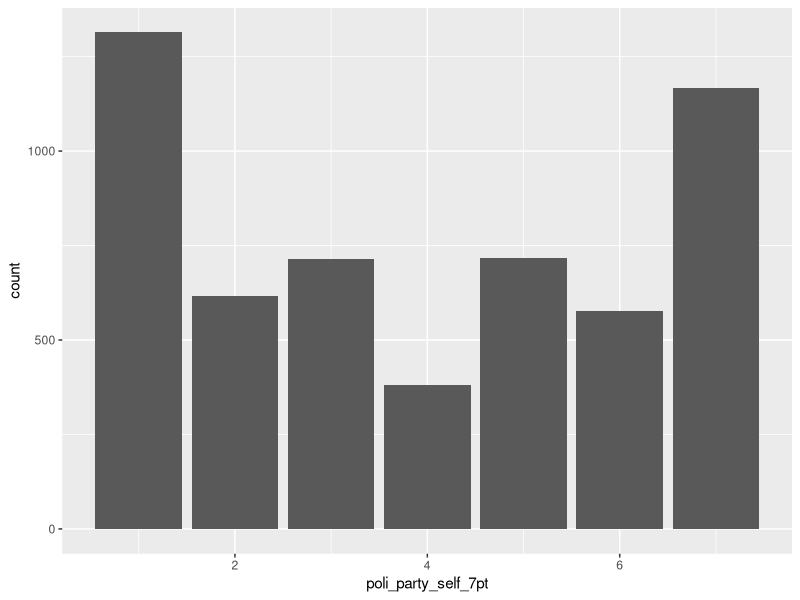
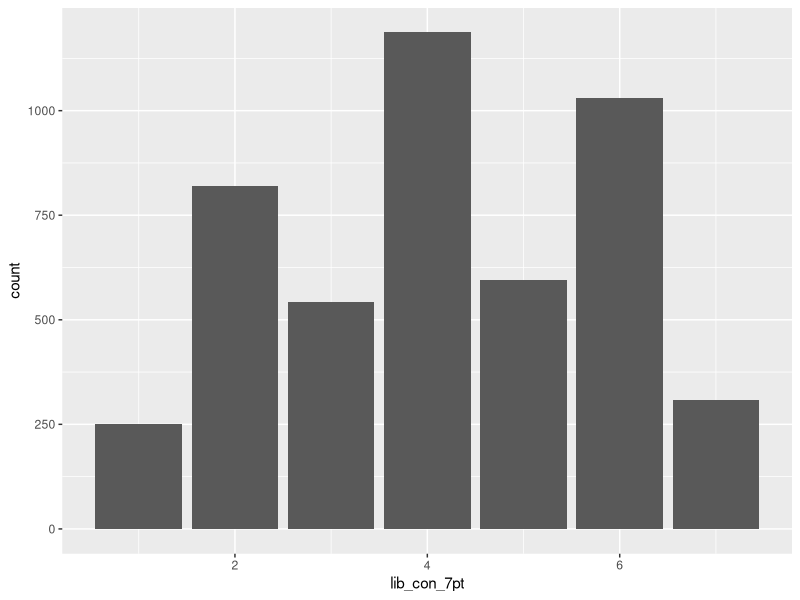
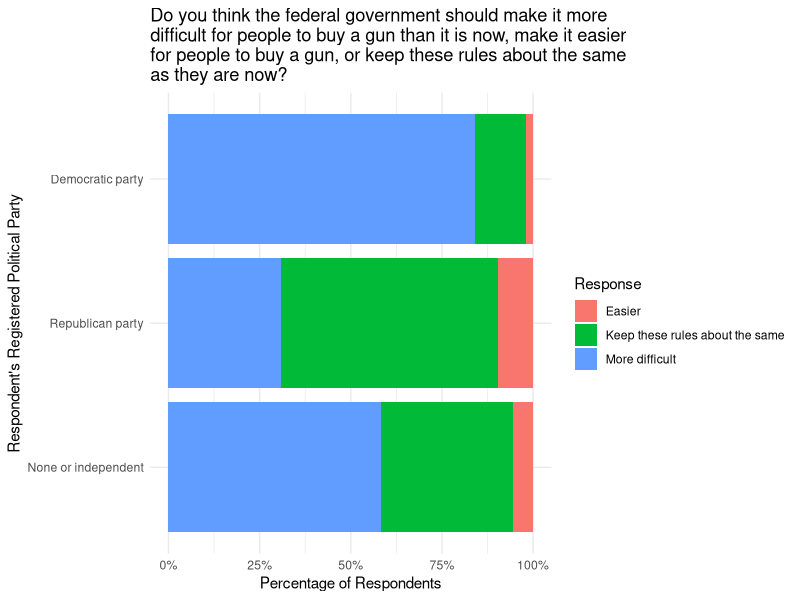
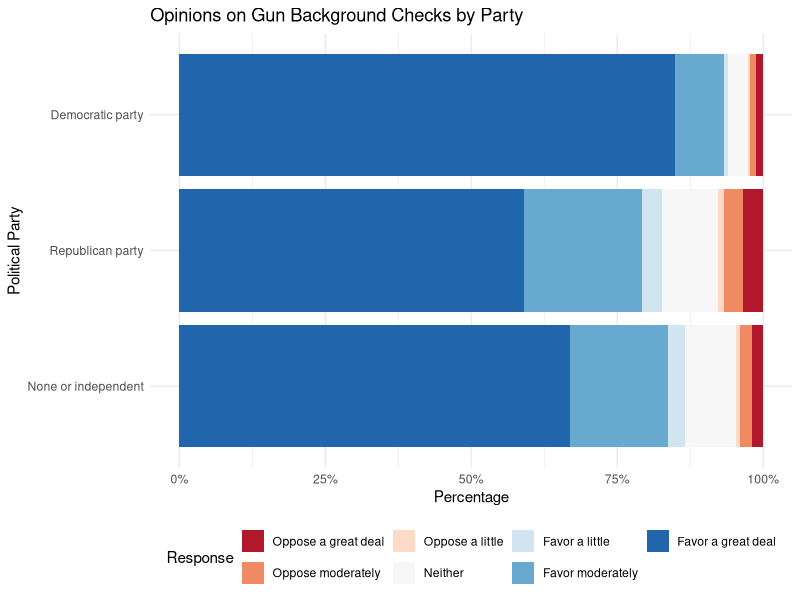
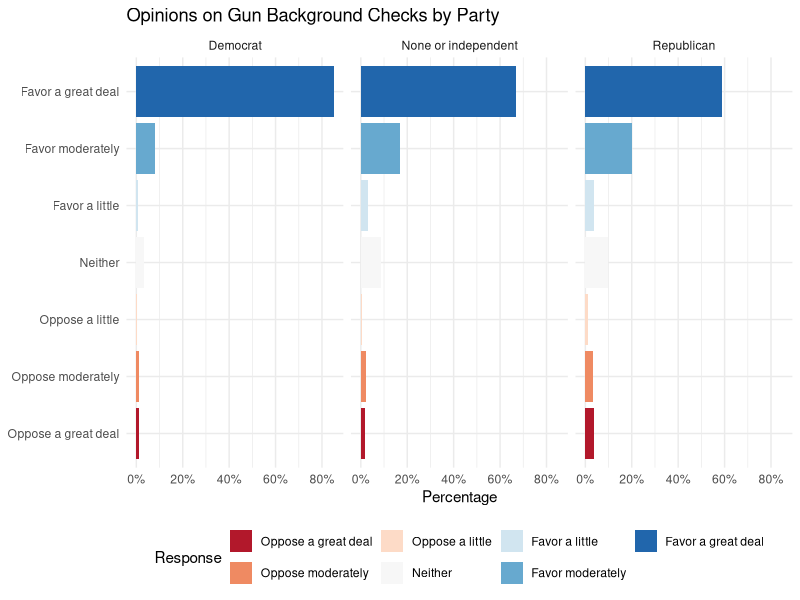
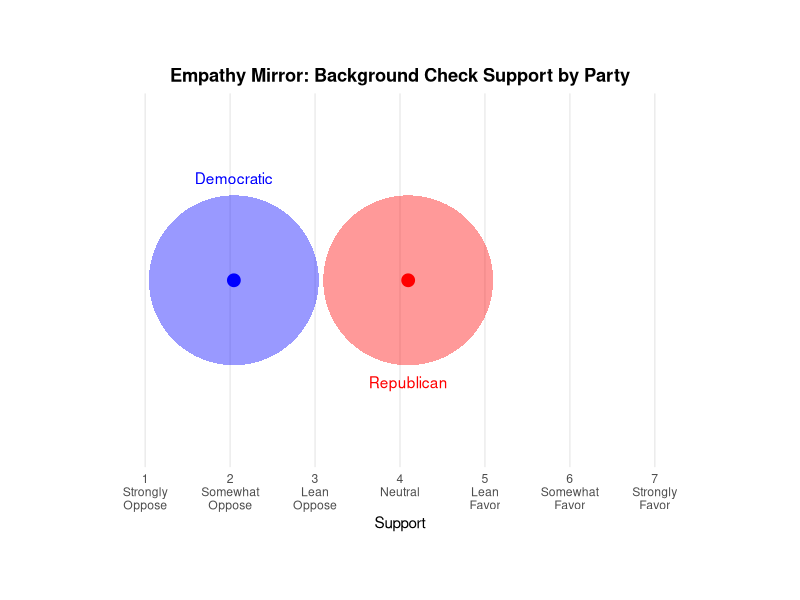
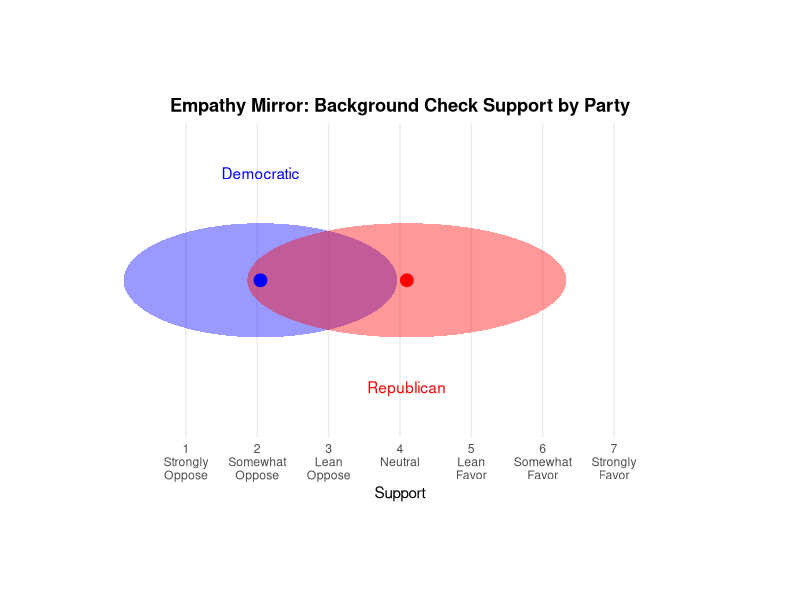
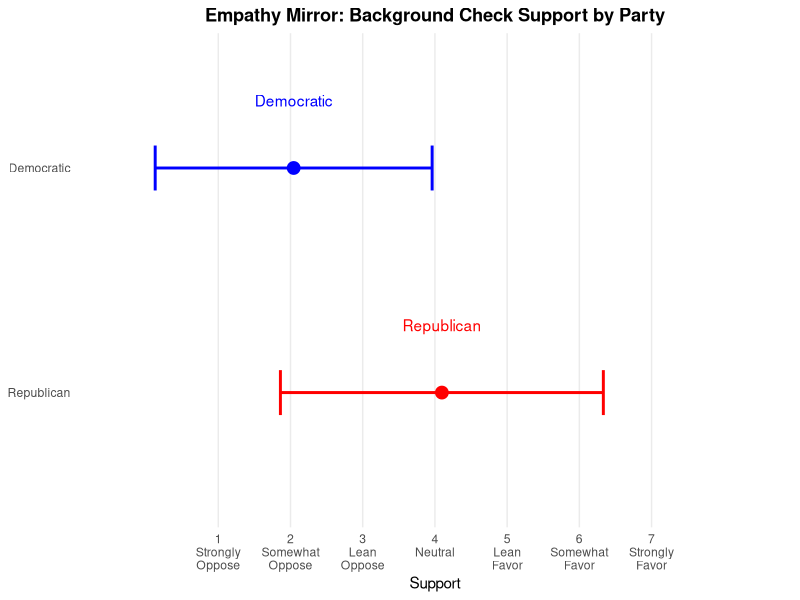

Reproduce these figures in R, in order.
## ---- chunk 1
#| label: packages
#| message: FALSE

library(tidyverse)
library(readr)
library(survey)
library(ggplot2)
library(scales)
library(dplyr)
library(ggforce)
library(ggridges)
## ---- chunk 2
#| label: data
#| message: FALSE
#| warning: FALSE

anes_2024_clean <- read_csv("../data/anes_2024_clean.csv")
## ---- chunk 3
#| label: eda

anes_2024_clean |>
  count(poli_party_self_7pt)

anes_2024_clean |>
  filter(poli_party_self_7pt > 0) |>
  ggplot(aes(x = poli_party_self_7pt)) +
  geom_bar()

anes_2024_clean |>
  filter(lib_con_7pt > 0) |>
  filter(lib_con_7pt < 90) |>
  ggplot(aes(x = lib_con_7pt)) +
  geom_bar()

anes_2024_clean |>
  filter(gun_difficulty > 0) |>
  filter(poli_party_reg > 0) |>
  filter(poli_party_reg < 5) |>
  mutate(
  gun_difficulty = case_when(
    gun_difficulty == 1 ~ "More difficult", 
    gun_difficulty == 2 ~ "Easier", 
    gun_difficulty == 3 ~ "Keep these rules about the same"
  ),
  gun_difficulty = factor(gun_difficulty, levels = c(
    "Easier", 
    "Keep these rules about the same", 
    "More difficult"
  )),
  poli_party_reg = case_when(
    poli_party_reg == 1 ~ "Democratic party",
    poli_party_reg == 2 ~ "Republican party",
    poli_party_reg == 4 ~ "None or independent"
  ), 
  poli_party_reg = factor(poli_party_reg, levels = c(
    "None or independent",
    "Republican party",
    "Democratic party"
  ))
  ) |>
  ggplot(aes(y = poli_party_reg, fill = gun_difficulty)) +
  geom_bar(position = "fill") +
  theme_minimal() +
  scale_x_continuous(labels = label_percent()) +
  labs(
    title = "Do you think the federal government should make it more
difficult for people to buy a gun than it is now, make it easier
for people to buy a gun, or keep these rules about the same
as they are now?", 
  x = "Percentage of Respondents", 
  y = "Respondent's Registered Political Party", 
  fill = "Response"
  ) 
## ---- chunk 4
#| label: gun-plots

anes_2024_clean |>
  filter(gun_background_checks > 0) |>
  filter(poli_party_reg %in% c(1, 2, 4)) |>
  mutate(
  gun_background_checks = case_when(
      gun_background_checks == 1 ~ "Favor a great deal",
      gun_background_checks == 2 ~ "Favor moderately",
      gun_background_checks == 3 ~ "Favor a little",
      gun_background_checks == 4 ~ "Neither",
      gun_background_checks == 5 ~ "Oppose a little",
      gun_background_checks == 6 ~ "Oppose moderately",
      gun_background_checks == 7 ~ "Oppose a great deal"
    ),
    gun_background_checks = factor(gun_background_checks, levels = c(
      "Oppose a great deal",
      "Oppose moderately",
      "Oppose a little",
      "Neither",
      "Favor a little",
      "Favor moderately",
      "Favor a great deal"
    )),
  poli_party_reg = case_when(
    poli_party_reg == 1 ~ "Democratic party",
    poli_party_reg == 2 ~ "Republican party",
    poli_party_reg == 4 ~ "None or independent"
  ), 
  poli_party_reg = factor(poli_party_reg, levels = c(
    "None or independent",
    "Republican party",
    "Democratic party"
  ))
  ) |>
  ggplot(aes(y = poli_party_reg, fill = gun_background_checks)) +
  geom_bar(position = "fill") +
  scale_x_continuous(labels = label_percent()) +
  scale_fill_brewer(palette = "RdBu") +
  labs(
    title = "Opinions on Gun Background Checks by Party", 
    x = "Percentage", 
    y = "Political Party", 
    fill = "Response"
  ) +
  theme_minimal() +
  theme(legend.position = "bottom")



anes_2024_clean |>
  filter(between(gun_background_checks, 1, 7)) |>
  filter(poli_party_reg %in% c(1, 2, 4)) |>
  mutate(
    gun_background_checks = case_when(
      gun_background_checks == 1 ~ "Favor a great deal",
      gun_background_checks == 2 ~ "Favor moderately",
      gun_background_checks == 3 ~ "Favor a little",
      gun_background_checks == 4 ~ "Neither",
      gun_background_checks == 5 ~ "Oppose a little",
      gun_background_checks == 6 ~ "Oppose moderately",
      gun_background_checks == 7 ~ "Oppose a great deal"
    ),
    gun_background_checks = factor(gun_background_checks, levels = c(
      "Oppose a great deal",
      "Oppose moderately",
      "Oppose a little",
      "Neither",
      "Favor a little",
      "Favor moderately",
      "Favor a great deal"
    )),
    poli_party_reg = case_when(
      poli_party_reg == 1 ~ "Democrat",
      poli_party_reg == 4 ~ "None or independent",
      poli_party_reg == 2 ~ "Republican"
    )
  ) |>
  count(poli_party_reg, gun_background_checks) |>
  group_by(poli_party_reg) |>
  mutate(percent = n / sum(n)) |>
  ggplot(aes(x = percent, y = gun_background_checks, fill = gun_background_checks)) +
  geom_bar(stat = "identity", position = "stack") +
  facet_wrap(~ poli_party_reg, nrow = 1) +
  scale_x_continuous(labels = label_percent()) +
  scale_fill_brewer(palette = "RdBu") +
  labs(
    title = "Opinions on Gun Background Checks by Party",
    x = "Percentage",
    y = NULL,
    fill = "Response"
  ) +
  theme_minimal() +
  theme(legend.position = "bottom")


anes_2024_clean |>
  filter(between(gun_background_checks, 1, 7)) |>
  filter(poli_party_reg %in% c(1, 2, 4)) |>
  mutate(
    party = case_when(
      poli_party_reg == 1 ~ "Democrat",
      poli_party_reg == 2 ~ "Republican",
      poli_party_reg == 4 ~ "None or independent"
    )
  ) |>
  group_by(party) |>
  summarise(
    mean_position = mean(gun_background_checks),
    sd_position = sd(gun_background_checks),
    n = n()
  )
## ---- chunk 5
#| label: mirror

anes_2024_clean |>
  mutate(
    party = case_when(
      poli_party_reg == 1 ~ "Democratic",
      poli_party_reg == 2 ~ "Republican",
      TRUE ~ NA_character_
    )
  ) |>
  filter(
    !is.na(post_full),
    !is.na(party),
    party %in% c("Democratic", "Republican"),
    gun_ban_assault_rifles %in% 1:7
  ) |>
  group_by(party) |>
  summarize(
    mean_bg = weighted.mean(gun_ban_assault_rifles, post_full, na.rm = TRUE),
    .groups = "drop"
  ) |>
  mutate(
    text_y = if_else(party == "Democratic", 1.2, -1.2)
  ) |>
  ggplot() +
  geom_circle(
    aes(x0 = mean_bg, y0 = 0, r = 1, fill = party),
    color = NA, alpha = 0.4
  ) +
  geom_point(aes(x = mean_bg, y = 0, color = party), size = 4) +
  geom_text(aes(x = mean_bg, y = text_y, label = party, color = party)) +
  scale_fill_manual(values = c(Democratic = "blue", Republican = "red")) +
  scale_color_manual(values = c(Democratic = "blue", Republican = "red")) +
  scale_x_continuous(
    breaks = 1:7,
    labels = c(
      "1\nStrongly\nOppose", "2\nSomewhat\nOppose", "3\nLean\nOppose",
      "4\nNeutral", "5\nLean\nFavor", "6\nSomewhat\nFavor", "7\nStrongly\nFavor"
    ),
    limits = c(1 - 1 - 0.2, 7 + 1 + 0.2)
  ) +
  scale_y_continuous(limits = c(-2, 2), breaks = NULL) +
  coord_fixed() +
  labs(
    title = "Empathy Mirror: Background Check Support by Party",
    x = "Support",
    y = NULL
  ) +
  theme_minimal() +
  theme(
    axis.ticks.y = element_blank(),
    panel.grid.major.y = element_blank(),
    panel.grid.minor = element_blank(),
    plot.title = element_text(face = "bold", hjust = 0.5),
    legend.position = "none"
  )



anes_2024_clean |>
  mutate(
    party = case_when(
      poli_party_reg == 1 ~ "Democratic",
      poli_party_reg == 2 ~ "Republican",
      TRUE ~ NA_character_
    )
  ) |>
  filter(
    !is.na(post_full),
    !is.na(party),
    party %in% c("Democratic", "Republican"),
    gun_ban_assault_rifles %in% 1:7
  ) |>
  group_by(party) |>
  summarize(
    mean_bg = weighted.mean(gun_ban_assault_rifles, post_full, na.rm = TRUE),
    sd_bg = sqrt(weighted.mean((gun_ban_assault_rifles - weighted.mean(gun_ban_assault_rifles, post_full, na.rm = TRUE))^2, post_full, na.rm = TRUE)),
    .groups = "drop"
  ) |>
  mutate(
    text_y = if_else(party == "Democratic", 1.5, -1.5),
    a = sd_bg,           # semi-major axis (horizontal, e.g. std. dev)
    b = 0.8              # semi-minor axis (vertical, fixed for clarity)
  ) |>
  ggplot() +
  geom_ellipse(
    aes(x0 = mean_bg, y0 = 0, a = a, b = b, angle = 0, fill = party),
    alpha = 0.4, color = NA
  ) +
  geom_point(aes(x = mean_bg, y = 0, color = party), size = 4) +
  geom_text(aes(x = mean_bg, y = text_y, label = party, color = party)) +
  scale_fill_manual(values = c(Democratic = "blue", Republican = "red")) +
  scale_color_manual(values = c(Democratic = "blue", Republican = "red")) +
  scale_x_continuous(
    breaks = 1:7,
    labels = c(
      "1\nStrongly\nOppose", "2\nSomewhat\nOppose", "3\nLean\nOppose",
      "4\nNeutral", "5\nLean\nFavor", "6\nSomewhat\nFavor", "7\nStrongly\nFavor"
    ),
    limits = c(1 - 2, 7 + 2)
  ) +
  scale_y_continuous(limits = c(-2, 2), breaks = NULL) +
  coord_fixed() +
  labs(
    title = "Empathy Mirror: Background Check Support by Party",
    x = "Support",
    y = NULL
  ) +
  theme_minimal() +
  theme(
    axis.ticks.y = element_blank(),
    panel.grid.major.y = element_blank(),
    panel.grid.minor = element_blank(),
    plot.title = element_text(face = "bold", hjust = 0.5),
    legend.position = "none"
  )




anes_2024_clean |>
  mutate(
    party = case_when(
      poli_party_reg == 1 ~ "Democratic",
      poli_party_reg == 2 ~ "Republican",
      TRUE ~ NA_character_
    )
  ) |>
  filter(
    !is.na(post_full),
    !is.na(party),
    party %in% c("Democratic", "Republican"),
    gun_ban_assault_rifles %in% 1:7
  ) |>
  group_by(party) |>
  summarize(
    mean_bg = weighted.mean(gun_ban_assault_rifles, post_full, na.rm = TRUE),
    sd_bg = sqrt(weighted.mean((gun_ban_assault_rifles - weighted.mean(gun_ban_assault_rifles, post_full, na.rm = TRUE))^2, post_full, na.rm = TRUE)),
    .groups = "drop"
  ) |>
  mutate(
    y = if_else(party == "Democratic", 1, 0)  # Fixed y-values for layout
  ) |>
  ggplot() +
  geom_errorbarh(
    aes(y = y, xmin = mean_bg - sd_bg, xmax = mean_bg + sd_bg, color = party),
    height = 0.2, linewidth = 1
  ) +
  geom_point(aes(x = mean_bg, y = y, color = party), size = 4) +
  geom_text(aes(x = mean_bg, y = y + 0.3, label = party, color = party)) +
  scale_color_manual(values = c(Democratic = "blue", Republican = "red")) +
  scale_x_continuous(
    breaks = 1:7,
    labels = c(
      "1\nStrongly\nOppose", "2\nSomewhat\nOppose", "3\nLean\nOppose",
      "4\nNeutral", "5\nLean\nFavor", "6\nSomewhat\nFavor", "7\nStrongly\nFavor"
    ),
    limits = c(1 - 1.5, 7 + 1.5)
  ) +
  scale_y_continuous(
    breaks = c(0, 1),
    labels = c("Republican", "Democratic"),
    limits = c(-0.5, 1.5)
  ) +
  coord_cartesian(clip = "off") +
  labs(
    title = "Empathy Mirror: Background Check Support by Party",
    x = "Support",
    y = NULL
  ) +
  theme_minimal() +
  theme(
    axis.title.y = element_blank(),
    axis.ticks.y = element_blank(),
    panel.grid.major.y = element_blank(),
    panel.grid.minor = element_blank(),
    plot.title = element_text(face = "bold", hjust = 0.5),
    legend.position = "none"
  )



anes_2024_clean |>
  mutate(
    party = case_when(
      poli_party_reg == 1 ~ "Democratic",
      poli_party_reg == 2 ~ "Republican",
      TRUE ~ NA_character_
    )
  ) |>
  filter(
    !is.na(post_full),
    !is.na(party),
    party %in% c("Democratic", "Republican"),
    gun_ban_assault_rifles %in% 1:7
  ) |>
  ggplot(aes(
    x = gun_ban_assault_rifles,
    y = party,
    fill = party,
    weight = post_full
  )) +
  geom_density_ridges(
    scale = 1.2,
    alpha = 0.5,
    color = NA
  ) +
  scale_fill_manual(values = c(Democratic = "blue", Republican = "red")) +
  scale_x_continuous(
    breaks = 1:7,
    labels = c(
      "1\nStrongly\nOppose", "2\nSomewhat\nOppose", "3\nLean\nOppose",
      "4\nNeutral", "5\nLean\nFavor", "6\nSomewhat\nFavor", "7\nStrongly\nFavor"
    ),
    limits = c(1, 7)
  ) +
  labs(
    title = "Distribution of Support for Background Checks by Party",
    x = "Support",
    y = NULL
  ) +
  theme_minimal() +
  theme(
    plot.title = element_text(face = "bold", hjust = 0.5),
    legend.position = "none"
  )
## ---- chunk 6
#| label: more-plots

anes_2024_clean |>
  mutate(
    party = case_when(
      poli_party_reg == 1 ~ "Democratic",
      poli_party_reg == 2 ~ "Republican",
      TRUE ~ NA_character_
    )
  ) |>
  filter(
    !is.na(post_full),
    !is.na(party),
    party %in% c("Democratic", "Republican"),
    maga_thermometer >= 0 & maga_thermometer <= 100
  ) |>
  ggplot(aes(x = maga_thermometer, color = party, fill = party)) +
  geom_density(alpha = 0.3) +
  scale_fill_manual(values = c(Democratic = "blue", Republican = "red")) +
  scale_color_manual(values = c(Democratic = "blue", Republican = "red")) +
  scale_x_continuous(
    breaks = seq(0, 100, by = 20),
    limits = c(0, 100)
  ) +
  labs(
    title = "Overlayed Density of MAGA Thermometer Ratings by Party",
    x = "Thermometer Rating (0–100)",
    y = "Density", 
    fill = "Party"
  ) +
  theme_minimal()

## ---- chunk 7
#| label: weights

anes_subset <- subset(anes_2024_clean, 
                      !is.na(full_var_psu) & 
                      !is.na(full_var_stratum) & 
                      !is.na(post_full))

# Define the design object using post-election weights (example)
anes_design <- svydesign(
  ids = ~full_var_psu,
  strata = ~full_var_stratum,
  weights = ~post_full,
  data = anes_subset,
  nest = TRUE
)

# Use svytable() to get proper weighted counts
tab <- svytable(~gun_difficulty, design = anes_design)
df <- as.data.frame(tab)
names(df) <- c("response", "weighted_count")

df <- df |>
  mutate(response = case_when(
    response == -9 ~ "Refused", 
    response == -8 ~ "Don’t know",
    response == -7 ~ "Insufficient partial, interview deleted",
    response == -6 ~ "No post interview",
    response == -5 ~ "Sufficient partial, breakoff",
    response == -1 ~ "Inapplicable",
    response == 1 ~ "More difficult",
    response == 2 ~ "Easier",
    response == 3 ~ "Keep these rules about the same"
  ))


ggplot(df, aes(y = response, x = weighted_count)) +
  geom_bar(stat = "identity") +
  labs(title = "Do you think the federal government should make it more
difficult for people to buy a gun than it is now, make it easier
for people to buy a gun, or keep these rules about the same
as they are now?",
       x = "Response", y = "Weighted Count") +
    scale_x_continuous(labels = scales::comma_format()) +
  theme_minimal()




# Step 1: Clean + recode
anes_subset_2 <- anes_2024_clean |>
  filter(
    !is.na(full_var_psu),
    !is.na(full_var_stratum),
    !is.na(post_full),
    !is.na(gun_difficulty),
    !is.na(poli_party_reg)
  ) |>
  mutate(
    gun_difficulty = case_when(
      gun_difficulty == -9 ~ "Refused", 
      gun_difficulty == -8 ~ "Don’t know",
      gun_difficulty == -7 ~ "Insufficient partial, interview deleted",
      gun_difficulty == -6 ~ "No post interview",
      gun_difficulty == -5 ~ "Sufficient partial, breakoff",
      gun_difficulty == -1 ~ "Inapplicable",
      gun_difficulty == 1 ~ "More difficult",
      gun_difficulty == 2 ~ "Easier",
      gun_difficulty == 3 ~ "Keep these rules about the same"
    ),
    poli_party_reg = case_when(
      poli_party_reg == -9 ~ "Refused",
      poli_party_reg == -8 ~ "Don’t know",
      poli_party_reg == -1 ~ "Inapplicable",
      poli_party_reg == 1 ~ "Democratic party",
      poli_party_reg == 2 ~ "Republican party",
      poli_party_reg == 4 ~ "None or independent",
      poli_party_reg == 5 ~ "Another party"
    )
  )

# Step 2: Define survey design
anes_design <- svydesign(
  ids = ~full_var_psu,
  strata = ~full_var_stratum,
  weights = ~post_full,
  data = anes_subset_2,
  nest = TRUE
)

# Step 3: Get weighted counts by response and party
tab <- svytable(~poli_party_reg + gun_difficulty, design = anes_design)
df <- as.data.frame(tab)
names(df) <- c("poli_party_reg", "gun_difficulty", "weighted_count")

# Step 4: Plot
ggplot(df, aes(y = poli_party_reg, x = weighted_count, fill = gun_difficulty)) +
  geom_col(position = "fill") +
  scale_x_continuous(labels = scales::percent_format()) +
  labs(
    title = "Do you think the federal government should make it more
difficult for people to buy a gun than it is now, make it easier
for people to buy a gun, or keep these rules about the same?"
  ) +
  theme_minimal()
